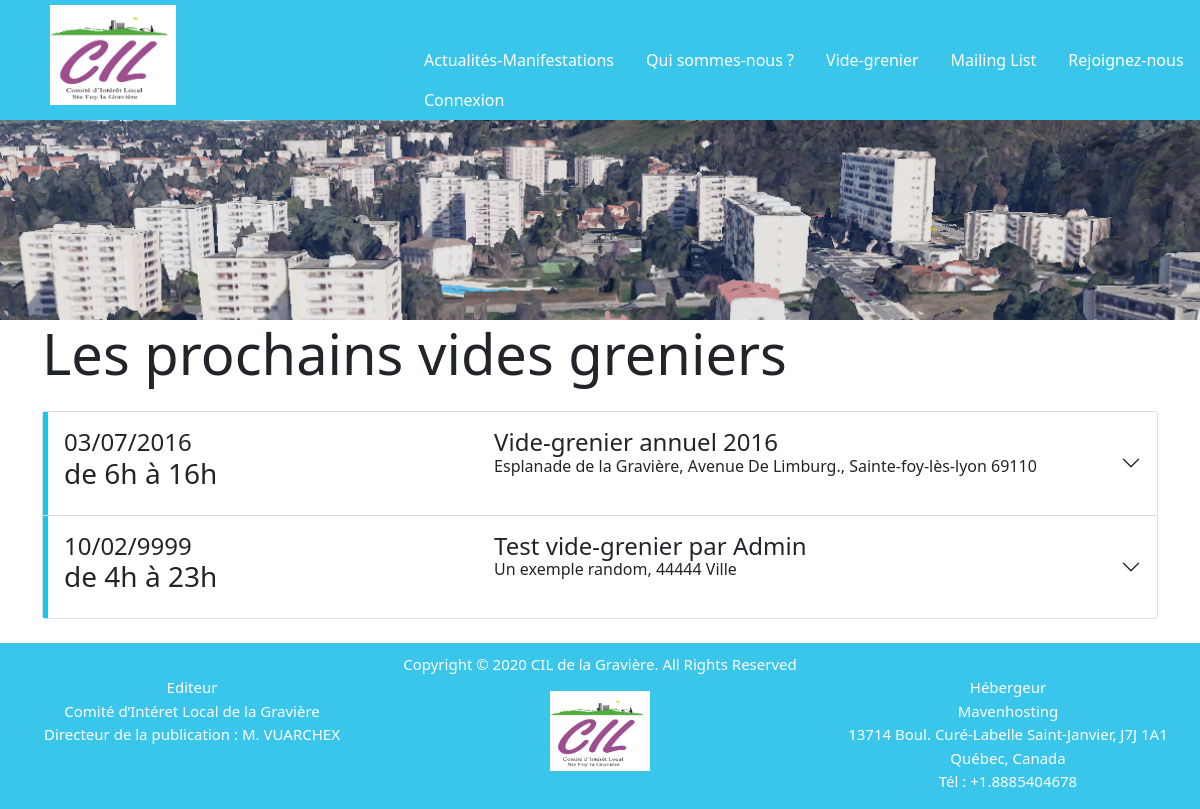
The app's page /Vide_grenier_V0.2/php/vide_grenier.php, older data.
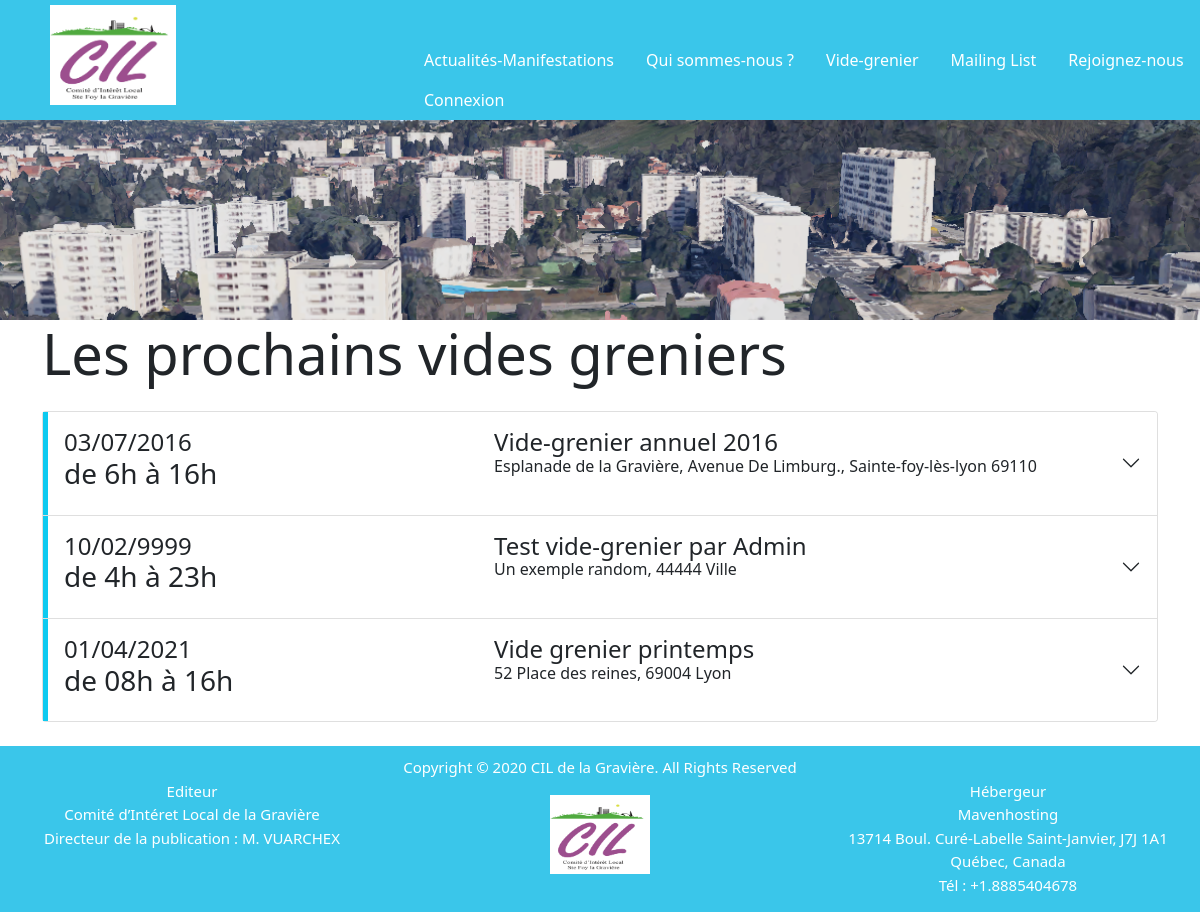
The same page, newer data.
### tables this page shows
CREATE TABLE `videgrenier` (
  `ID_VG` int(11) NOT NULL,
  `LABEL_VG` varchar(50) DEFAULT NULL,
  `DATE_VG` varchar(11) DEFAULT NULL,
  `HEURE_VG` varchar(15) NOT NULL,
  `ADDRESSE_VG` varchar(100) NOT NULL,
  `NBR_EMPLACEMENTS` int(11) DEFAULT NULL,
  `NBR_RESTANT_VG` int(11) NOT NULL,
  `PRIX_EMPLACEMENTS` decimal(10,0) DEFAULT NULL
);

### Vide_grenier_V0.2/php/vide_grenier.php (the view, shortened to what this page needs)
<!DOCTYPE html>
<html lang="fr">
<head>
    <link rel="stylesheet" href="../css/bootstrap.min.css">
    <link rel="stylesheet" href="../css/monstyle.css">
    <link href="https://cdn.jsdelivr.net/npm/bootstrap@5.0.0-beta3/dist/css/bootstrap.min.css" rel="stylesheet">
</head>
<body>
    <?php
    include 'inc_header.php';
    ?>
<div class="container">
    <h1 class="display-4 mb-4">Les prochains vides greniers</h1>
    <?php
    try {
        include 'inc_bdd.php';
        $select_vg = 'SELECT * FROM videgrenier';
        $resultat = $base->prepare($select_vg);
        $resultat->execute();
        echo "<main id=\"videGrenier\" class=\"text-center\">";
        echo "<div class='accordion mb-4' id='accordionContainer'>";
        if($resultat->rowCount() == 0){
            echo "<div class='mb-4'>AUCUN VIDE GRENIER PROGRAMME</div>";
        }else{
            while ($ligne = $resultat->fetch()) {
                $id = $ligne['ID_VG'];
                $label = $ligne['LABEL_VG'];
                $date = $ligne['DATE_VG'];
                $heure = $ligne['HEURE_VG'];
                $addresse = $ligne['ADDRESSE_VG'];
                ?>
                <div class="accordion-item">
                        <h2 class="accordion-header border-5 border-left border-info" id="<?php echo 'heading'.$id; ?>">
                        <div class="accordion-button pl-0 pr-3 py-0 collapsed" type="button" data-bs-toggle="collapse" data-bs-target="#<?php echo 'collapse'.$id; ?>" aria-expanded="false" aria-controls="<?php echo 'collapse'.$id; ?>">
                            <div class="row justify-content-between p-3" style="width : 100%;">
                                <div class="col-3 pl-4">
                                    <div class="row align-center h4 mb-0"><?php echo $date ?></div>
                                    <div class="row align-center h3"><?php echo $heure ?></div>
                                </div>
                                <div class="col-7">
                                    <div class="row align-center h4 mb-0"><?php echo $label ?></div>
                                    <div class="row align-center"><?php echo $addresse ?></div>
                                </div>
                            </div>
                        </div>
                        </h2>
                    </div>
                <?php
            }
        }
    } catch (Exception $e) {
        die('Erreur : ' . $e->getMessage());
    } finally {
        $base = null;
    }
    ?>
        </div>
    </main>
</div>
    <?php
    include 'inc_footer.php';
    ?>
</body>
</html>

Row changes from the older to the newer data that the page shows:
added videgrenier: DATE_VG "01/04/2021", HEURE_VG "de 08h à 16h", LABEL_VG "Vide grenier printemps", ADDRESSE_VG "52 Place des reines, 69004 Lyon"
